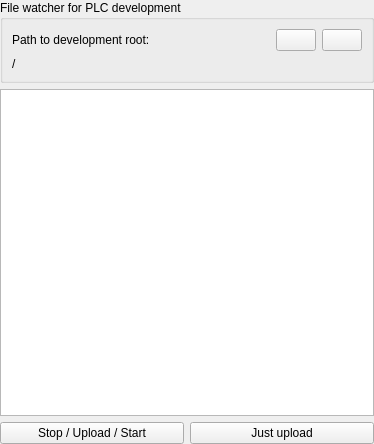
<?xml version="1.0" encoding="UTF-8"?>
<ui version="4.0">
 <class>wid_develop</class>
 <widget class="QWidget" name="wid_develop">
  <property name="geometry">
   <rect>
    <x>0</x>
    <y>0</y>
    <width>374</width>
    <height>444</height>
   </rect>
  </property>
  <property name="sizePolicy">
   <sizepolicy hsizetype="Preferred" vsizetype="MinimumExpanding">
    <horstretch>0</horstretch>
    <verstretch>0</verstretch>
   </sizepolicy>
  </property>
  <layout class="QGridLayout" name="gridLayout">
   <property name="leftMargin">
    <number>0</number>
   </property>
   <property name="topMargin">
    <number>0</number>
   </property>
   <property name="rightMargin">
    <number>0</number>
   </property>
   <property name="bottomMargin">
    <number>0</number>
   </property>
   <item row="2" column="0">
    <widget class="QPushButton" name="btn_all">
     <property name="text">
      <string>Stop / Upload / Start</string>
     </property>
    </widget>
   </item>
   <item row="2" column="1">
    <widget class="QPushButton" name="btn_upload">
     <property name="text">
      <string>Just upload</string>
     </property>
    </widget>
   </item>
   <item row="1" column="0" colspan="2">
    <widget class="QTreeWidget" name="tree_files">
     <property name="editTriggers">
      <set>QAbstractItemView::NoEditTriggers</set>
     </property>
     <property name="selectionMode">
      <enum>QAbstractItemView::MultiSelection</enum>
     </property>
     <property name="selectionBehavior">
      <enum>QAbstractItemView::SelectRows</enum>
     </property>
     <property name="iconSize">
      <size>
       <width>24</width>
       <height>24</height>
      </size>
     </property>
     <attribute name="headerVisible">
      <bool>false</bool>
     </attribute>
     <column>
      <property name="text">
       <string notr="true">1</string>
      </property>
     </column>
    </widget>
   </item>
   <item row="0" column="0" colspan="2">
    <widget class="QGroupBox" name="gb_select">
     <property name="title">
      <string>File watcher for PLC development</string>
     </property>
     <layout class="QGridLayout" name="gridLayout_2" columnstretch="1,0,0">
      <item row="0" column="0">
       <widget class="QLabel" name="lbl_select">
        <property name="text">
         <string>Path to development root:</string>
        </property>
       </widget>
      </item>
      <item row="0" column="1">
       <widget class="QPushButton" name="btn_select">
        <property name="toolTip">
         <string>Open developer root directory</string>
        </property>
        <property name="icon">
         <iconset resource="ressources.qrc">
          <normaloff>:/action/ico/folder-open.ico</normaloff>:/action/ico/folder-open.ico</iconset>
        </property>
        <property name="iconSize">
         <size>
          <width>24</width>
          <height>24</height>
         </size>
        </property>
       </widget>
      </item>
      <item row="0" column="2">
       <widget class="QPushButton" name="btn_refresh">
        <property name="toolTip">
         <string>Reload file list</string>
        </property>
        <property name="icon">
         <iconset resource="ressources.qrc">
          <normaloff>:/action/ico/refresh.ico</normaloff>:/action/ico/refresh.ico</iconset>
        </property>
        <property name="iconSize">
         <size>
          <width>24</width>
          <height>24</height>
         </size>
        </property>
       </widget>
      </item>
      <item row="1" column="0" colspan="3">
       <widget class="QLabel" name="lbl_path">
        <property name="text">
         <string>/</string>
        </property>
       </widget>
      </item>
     </layout>
    </widget>
   </item>
  </layout>
 </widget>
 <resources>
  <include location="ressources.qrc"/>
 </resources>
 <connections/>
</ui>
